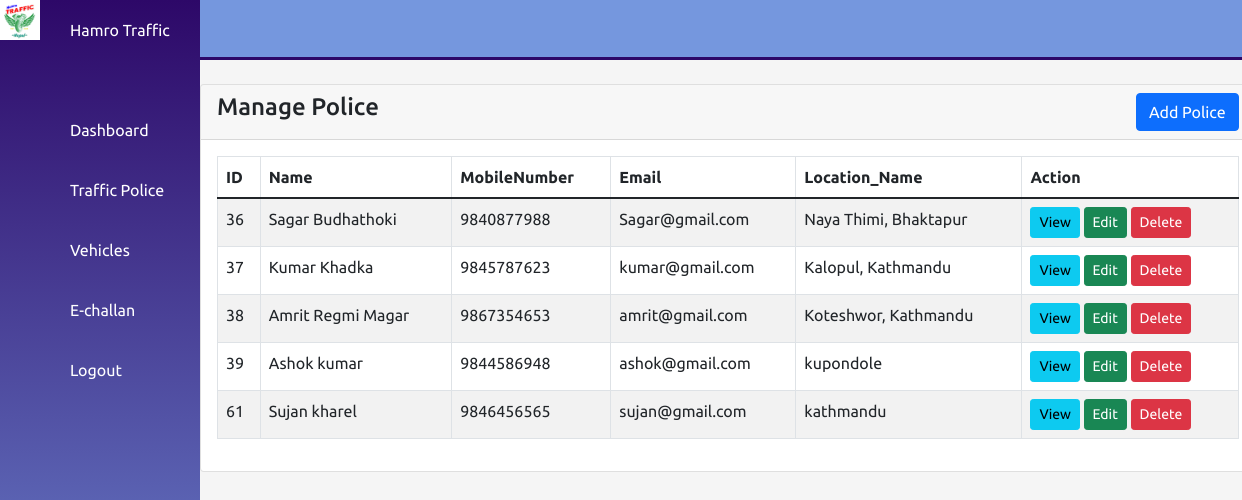
Page /src/Admin/trafficPolis.php on the committed database.
### tables this page shows
CREATE TABLE `police` (
  `Id` int(11) NOT NULL,
  `Name` varchar(50) NOT NULL,
  `MobileNumber` varchar(13) NOT NULL,
  `Email` varchar(50) NOT NULL,
  `Location_Name` varchar(255) NOT NULL
);

### src/Admin/trafficPolis.php (the view, shortened to what this page needs)
<!DOCTYPE html>
<html lang="en">
<head>
    <link href="https://cdn.jsdelivr.net/npm/bootstrap@5.1.3/dist/css/bootstrap.min.css" rel="stylesheet">
    <link rel="stylesheet" href="https://cdn.jsdelivr.net/npm/alertifyjs@1.13.1/build/css/alertify.min.css" />
    <link rel="stylesheet" href="assets/css/Trafficpolis.css">
</head>
<body>
    <div class="container">
        <?php include("assets/nav.php"); ?>
        <div class="main">
            <?php include("assets/top.php"); ?>
            <div class="container mt-4">
                <div class="row">
                    <div class="col-md-12">
                        <div class="card">
                            <div class="card-header">
                                <h4>Manage Police
                                    <button type="button" class="btn btn-primary float-end" data-bs-toggle="modal" data-bs-target="#policeAddModal">
                                        Add Police
                                    </button>
                                </h4>
                            </div>
                            <div class="card-body">
                                <table id="myTable" class="table table-bordered table-striped">
                                    <thead>
                                        <tr>
                                            <th>ID</th>
                                            <th>Name</th>
                                            <th>MobileNumber</th>
                                            <th>Email</th>
                                            <th>Location_Name</th>
                                            <th>Action</th>
                                        </tr>
                                    </thead>
                                    <tbody>
                                        <?php
                                        require_once("../Asstes/dbConn.php");
                                        $query = "SELECT * FROM police";
                                        $query_run = mysqli_query($conn, $query);
                                        if (mysqli_num_rows($query_run) > 0) {
                                            foreach ($query_run as $police) {
                                        ?>
                                                <tr>
                                                    <td><?= $police['Id'] ?></td>
                                                    <td><?= $police['Name'] ?></td>
                                                    <td><?= $police['MobileNumber'] ?></td>
                                                    <td><?= $police['Email'] ?></td>
                                                    <td><?= $police['Location_Name'] ?></td>
                                                    <td>
                                                        <button type="button" value="<?= $police['Id'] ?>" class="viewPoliceBtn btn btn-info btn-sm">View</button>
                                                        <button type="button" value="<?= $police['Id'] ?>" class="editPoliceBtn btn btn-success btn-sm">Edit</button>
                                                        <button type="button" value="<?= $police['Id'] ?>" class="deletePoliceBtn btn btn-danger btn-sm">Delete</button>
                                                    </td>
                                                </tr>
                                        <?php
                                            }
                                        }
                                        ?>
                                    </tbody>
                                </table>
                            </div>
                        </div>
                    </div>
                </div>
            </div>
</body>
</html>

### src/Admin/assets/css/Trafficpolis.css (style rules this page uses)
* { margin: 0; padding: 0; box-sizing: border-box; font-family: 'Ubuntu', sans-serif; }
:root { --darkblue: #2d0868; --blue: #7597de; --white: #fff; --grey: #f5f5f5; --black1: #222; --black2: #999; }
body { min-height: 100vh; overflow-x: hidden; }
.container { width: 100%; margin: 0; padding: 0; }
.main { position: absolute; width: 85%; left: 200px; min-height: 100vh; background: var(--grey); transition: 0.5s; }

### rows in the picture
police: Id "36", Name "Sagar Budhathoki", MobileNumber "9840877988", Email "Sagar@gmail.com", Location_Name "Naya Thimi, Bhaktapur"
police: Id "37", Name "Kumar Khadka", MobileNumber "9845787623", Email "kumar@gmail.com", Location_Name "Kalopul, Kathmandu"
police: Id "38", Name "Amrit Regmi Magar", MobileNumber "9867354653", Email "amrit@gmail.com", Location_Name "Koteshwor, Kathmandu"
police: Id "39", Name "Ashok kumar", MobileNumber "9844586948", Email "ashok@gmail.com", Location_Name "kupondole"
police: Id "61", Name "Sujan kharel", MobileNumber "9846456565", Email "sujan@gmail.com", Location_Name "kathmandu"
